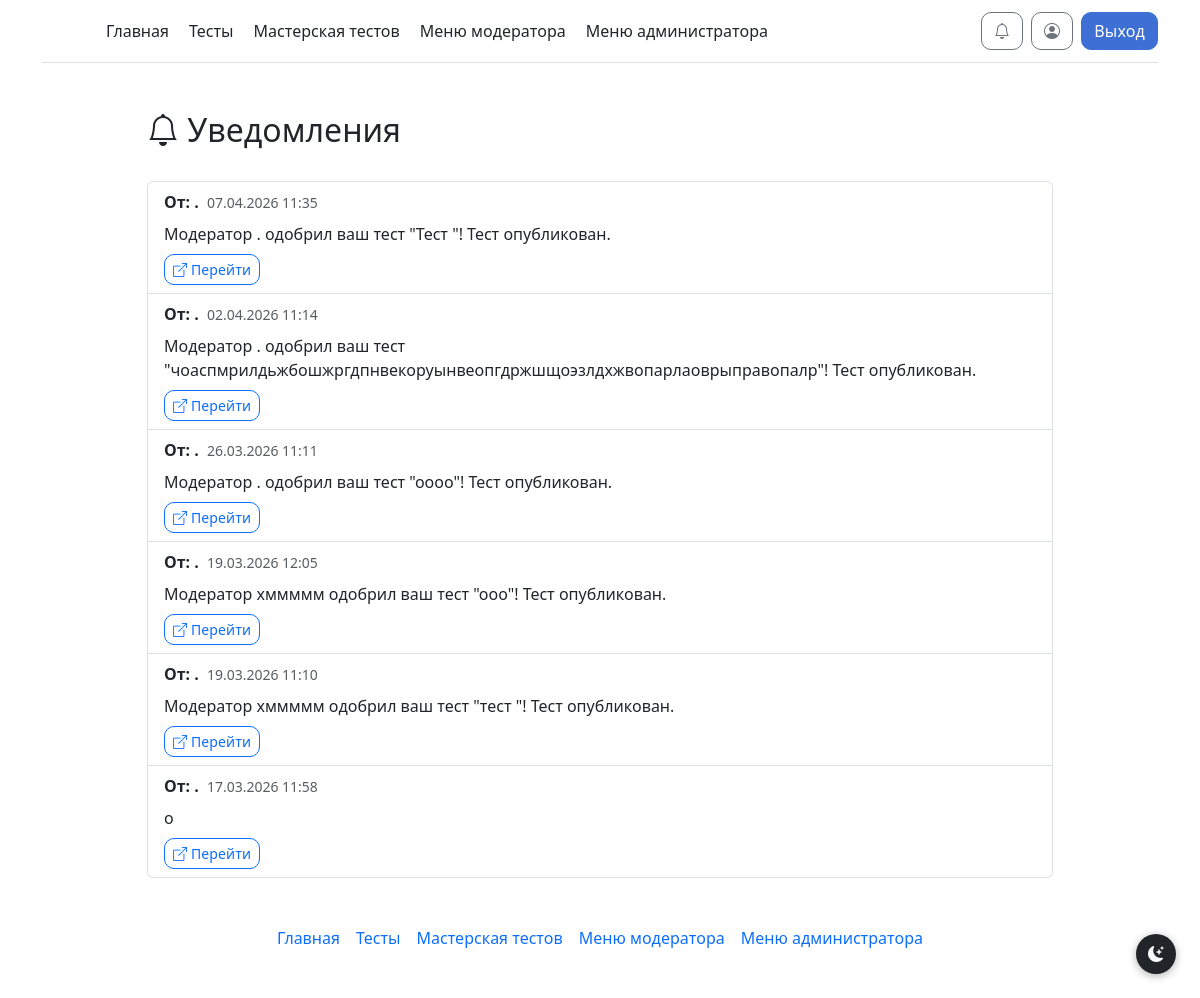
/notifications (signed in), run on the app's committed database.
### models.py (models this page shows)
class User(db.Model, UserMixin):
    id = db.Column(db.Integer, primary_key=True)
    username = db.Column(db.String, unique=True)
    password = db.Column(db.String)
    email = db.Column(db.String, unique=True)
    admin = db.Column(db.Integer, default=0)  # 0 — пользователь, 1 — модератор, 2 — администратор
    current_test_id = db.Column(db.Integer, default=None)
    notif_email_tests = db.Column(db.Boolean, default=True)
    notif_email_admin = db.Column(db.Boolean, default=True)
    notif_email_account = db.Column(db.Boolean, default=True)

class Notifications(db.Model):
    n_id = db.Column(db.Integer, primary_key=True)
    n_user_id = db.Column(db.Integer, nullable=False)   # получатель
    n_sender_id = db.Column(db.Integer)                  # отправитель
    n_text = db.Column(db.Text, nullable=False)
    n_link = db.Column(db.String)
    n_is_read = db.Column(db.Boolean, default=False)
    n_created_at = db.Column(db.DateTime, default=datetime.utcnow)
    n_test_id = db.Column(db.Integer, default=None)      # если это комментарий к тесту
    n_is_comment = db.Column(db.Boolean, default=False)  # True = комментарий модератора (показывать в истории)

### routes/profile.py (the view)
@profile_bp.route('/notifications')
@login_required
def notifications():
    user_notifications = Notifications.query.filter_by(
        n_user_id=current_user.id
    ).order_by(Notifications.n_created_at.desc()).all()
    notifications_with_senders = []
    for notif in user_notifications:
        sender = User.query.get(notif.n_sender_id) if notif.n_sender_id else None
        notifications_with_senders.append({'notification': notif, 'sender': sender})
    unread_count = Notifications.query.filter_by(n_user_id=current_user.id, n_is_read=False).count()
    return render_template("notifications.html",
                           notifications=notifications_with_senders,
                           unread_count=unread_count)

### __init__.py (called while the page is built, shortened)
@manager.user_loader
def load_user(user_id):
    return db.session.get(User, user_id)

@app.template_filter('get_unread_notifications_count')
def get_unread_notifications_count(user_id):
    return Notifications.query.filter_by(n_user_id=user_id, n_is_read=False).count()

@app.before_request
def check_must_rate_test():
    excluded_paths = ['/test/', '/static/', '/logout']

### templates/notifications.html (shortened to what this page needs)
{% extends 'base.html' %}
{% block main %}
<div class="container mt-4">
    <div class="row">
        <div class="col-md-10 mx-auto">
            <div class="d-flex justify-content-between align-items-center mb-4">
                <h2><i class="bi bi-bell"></i> Уведомления</h2>
            </div>
            {% if notifications %}
            <div class="list-group">
                {% for item in notifications %}
                {% set notif = item.notification %}
                {% set sender = item.sender %}
                <div class="list-group-item {% if not notif.n_is_read %}list-group-item-primary{% endif %}">
                    <div class="d-flex w-100 justify-content-between align-items-start">
                        <div class="flex-grow-1">
                            <div class="d-flex align-items-center mb-2">
                                {% if sender %}
                                <strong>От: {{ sender.username }}</strong>
                                {% else %}
                                <strong>Системное уведомление</strong>
                                {% endif %}
                                <small class="text-muted ms-2">{{ notif.n_created_at.strftime('%d.%m.%Y %H:%M') }}</small>
                            </div>
                            <p class="mb-2">{{ notif.n_text }}</p>
                            {% if notif.n_link %}
                            <a href="{{ notif.n_link }}" class="btn btn-sm btn-outline-primary">
                                <i class="bi bi-box-arrow-up-right"></i> Перейти
                            </a>
                            {% endif %}
                        </div>
                    </div>
                </div>
                {% endfor %}
            </div>
            {% else %}
            <div class="alert alert-info text-center">
                <i class="bi bi-inbox"></i>
                <p class="mb-0">У вас пока нет уведомлений</p>
            </div>
            {% endif %}
        </div>
    </div>
</div>
{% endblock %}

### static/style/style.css (style rules this page uses)
.btn { border-radius: 10px !important; font-weight: 500; letter-spacing: 0.01em; transition: transform 0.1s ease, box-shadow 0.1s ease, background-color 0.1s ease !important; }
.btn-outline-primary { border-radius: 10px !important; }

### data on the page
User: username "." "." "." "." "." "."
Notifications: n_created_at "07.04.2026 11:35", n_text "Модератор . одобрил ваш тест \"Тест \"! Тест опубликован."
Notifications: n_created_at "02.04.2026 11:14", n_text "Модератор . одобрил ваш тест \"чоаспмрилдьжбошжргдпнвекоруынвеопгдржшщоэзлдхжвопарлаоврыправопалр\"! Тест опубликован."
Notifications: n_created_at "26.03.2026 11:11", n_text "Модератор . одобрил ваш тест \"оооо\"! Тест опубликован."
Notifications: n_created_at "19.03.2026 12:05", n_text "Модератор хммммм одобрил ваш тест \"ооо\"! Тест опубликован."
Notifications: n_created_at "19.03.2026 11:10", n_text "Модератор хммммм одобрил ваш тест \"тест \"! Тест опубликован."
Notifications: n_created_at "17.03.2026 11:58", n_text "о"
